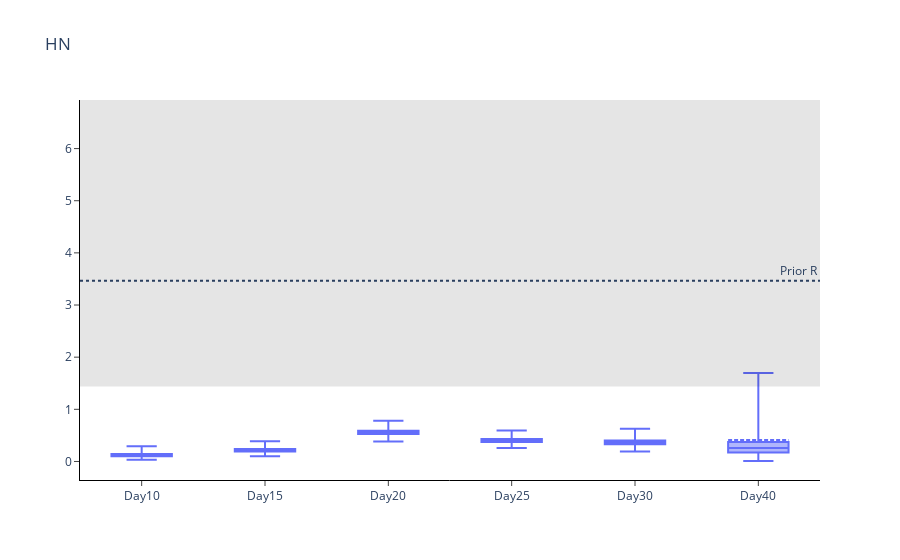

Notebook cell for this chart:
### Code cell
# Sort results
intervals_chosen.sort_values(by=['Time Points'], inplace=True)

# Plot (box plot for inference)
fig = go.Figure()

prior_dist = scipy.stats.gamma(a, scale=1/b)
median = prior_dist.median()
prior_dist_interval = prior_dist.interval(.5)

fig.add_hrect(y0=prior_dist_interval[0], y1=prior_dist_interval[1], line_width=0, fillcolor='black', opacity=0.1)
fig.add_hline(y=median, line_dash='dot',
              annotation_text='Prior R', fillcolor='black',
              annotation_position='top right')

fig.add_trace(
    go.Box(
        mean=intervals_chosen.loc[intervals_chosen['Central Probability']==0]['Mean'],
        median=intervals_chosen.loc[intervals_chosen['Central Probability']==0]['Lower bound CI'],
        q1=intervals_chosen.loc[intervals_chosen['Central Probability']==0.25]['Lower bound CI'],
        q3=intervals_chosen.loc[intervals_chosen['Central Probability']==0.25]['Upper bound CI'],
        upperfence=intervals_chosen.loc[intervals_chosen['Central Probability']==0.95]['Upper bound CI'],
        lowerfence=intervals_chosen.loc[intervals_chosen['Central Probability']==0.95]['Lower bound CI'],
        x=trace_name)
    )

fig.update_layout(boxmode='group', title='HN', plot_bgcolor='white',
    xaxis=dict(linecolor='black'),
    yaxis=dict(linecolor='black'))

fig.update_xaxes(ticks='outside')
fig.update_yaxes(ticks='outside')

# fig.write_image('HN-inf-r.pdf')
fig.show()

### Figure 1 — Plotly figure (JSON) as saved in the notebook; plotly's stock layout.template omitted (floating-point values rounded to 4 significant figures)
{"data": [{"lowerfence": [0.03531, 0.1011, 0.3832, 0.2579, 0.1918, 0.00897], "mean": [0.1313, 0.2217, 0.5638, 0.408, 0.3775, 0.4114], "median": [0.12, 0.2134, 0.5574, 0.402, 0.3658, 0.2592], "q1": [0.1011, 0.1911, 0.526, 0.3755, 0.332, 0.1727], "q3": [0.1412, 0.2373, 0.5902, 0.4296, 0.4021, 0.375], "type": "box", "upperfence": [0.2918, 0.3893, 0.7804, 0.5927, 0.6297, 1.696], "x": ["Day10", "Day15", "Day20", "Day25", "Day30", "Day40"]}], "layout": {"annotations": [{"showarrow": false, "text": "Prior R", "x": 1, "xanchor": "right", "xref": "x domain", "y": 3.466, "yanchor": "bottom", "yref": "y"}], "boxmode": "group", "plot_bgcolor": "white", "shapes": [{"fillcolor": "black", "line": {"width": 0}, "opacity": 0.1, "type": "rect", "x0": 0, "x1": 1, "xref": "x domain", "y0": 1.438, "y1": 6.931, "yref": "y"}, {"fillcolor": "black", "line": {"dash": "dot"}, "type": "line", "x0": 0, "x1": 1, "xref": "x domain", "y0": 3.466, "y1": 3.466, "yref": "y"}], "title": {"text": "HN"}, "xaxis": {"linecolor": "black", "ticks": "outside"}, "yaxis": {"linecolor": "black", "ticks": "outside"}}}
